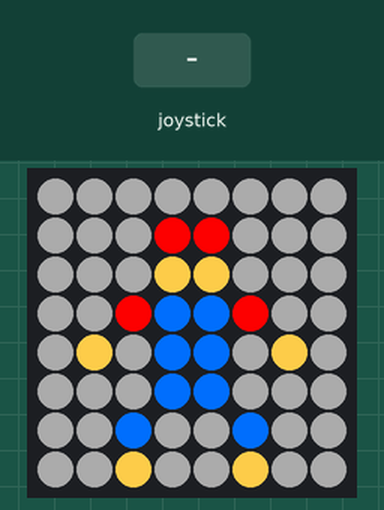
Bench run of a program on a simulated Raspberry Pi (BCM pin numbers) with a Sense HAT. Shown: the Sense HAT's 8×8 RGB LED matrix. The test bench sets the inputs (shaded band).

Above: at 1.2 s.
1.3 s: joystick pushed up
At 2.1 s:
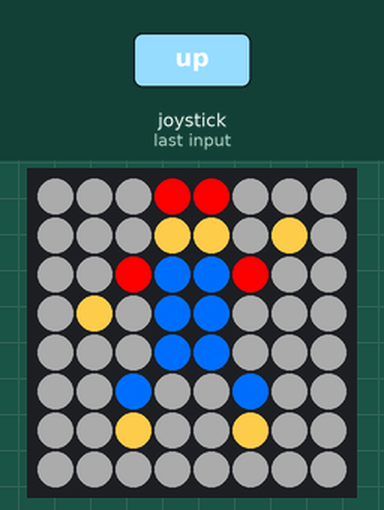
Timing chart, 0 to 4.3 s (numbered marks = the images above; inputs shaded):
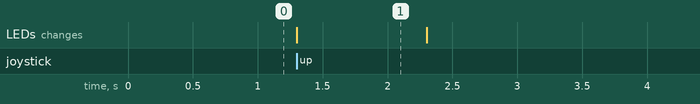

Measured:
- after the input at 1.3 s, the LEDs: change at once (image 1)
- what the display in image 1 shows lasts 1.0 s, from 1.3 s to 2.3 s

The program:

mario.py
```python
# import the SenseHat library
from sense_hat import SenseHat
from time import sleep

sense = SenseHat()
sense.set_rotation(180)

# Colors
R = [255, 0, 0] # Red
S = [255, 200, 75] # Skin
B = [0, 110, 255] # Blue
W = [50, 50, 50] # White

# Mario normal state
mario = [
W, W, W, W, W, W, W, W,
W, W, W, R, R, W, W, W,
W, W, W, S, S, W, W, W,
W, W, R, B, B, R, W, W,
W, S, W, B, B, W, S, W,
W, W, W, B, B, W, W, W,
W, W, B, W, W, B, W, W,
W, W, S, W, W, S, W, W
]

# Mario jump state
mario_jump = [
W, W, W, R, R, W, W, W,
W, W, W, S, S, W, S, W,
W, W, R, B, B, R, W, W,
W, S, W, B, B, W, W, W,
W, W, W, B, B, W, W, W,
W, W, B, W, W, B, W, W,
W, W, S, W, W, S, W, W,
W, W, W, W, W, W, W, W
]

sense.set_pixels(mario)

while(True):
	event = sense.stick.wait_for_event()
	if (event.direction == 'up'):
		# Update the LED matrix
		sense.set_pixels(mario_jump)
		# Wait 0.5 sec
		sleep(0.5)
		# Return to the previous mario
		sense.set_pixels(mario)
```
